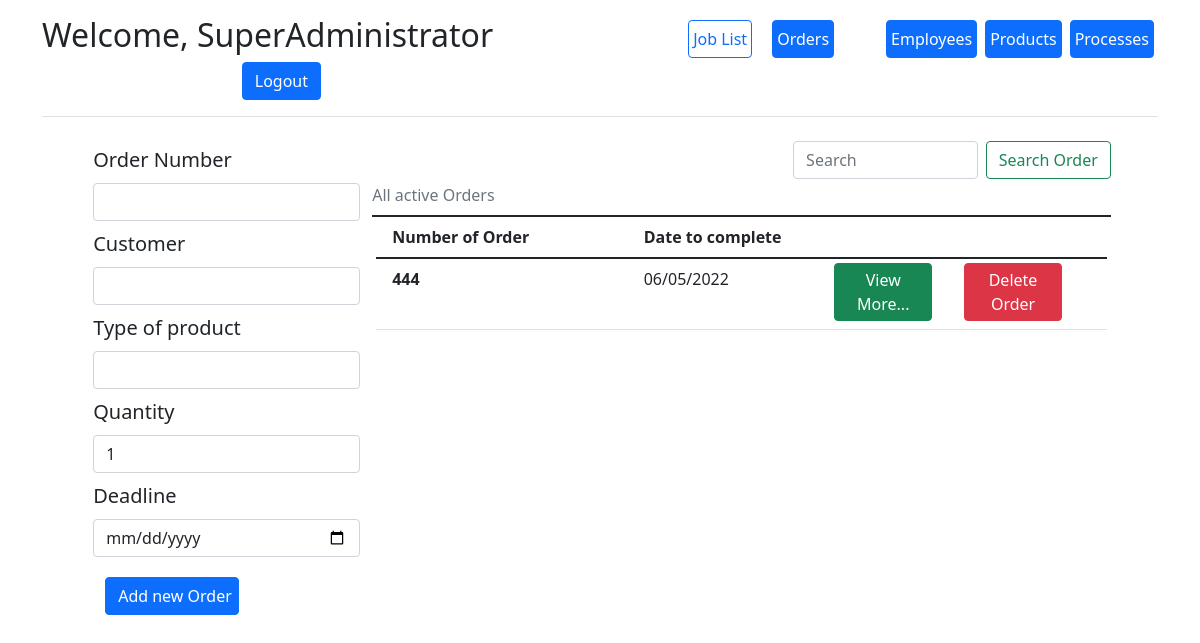
/add_order (signed in), run on an earlier commit of the app's database.
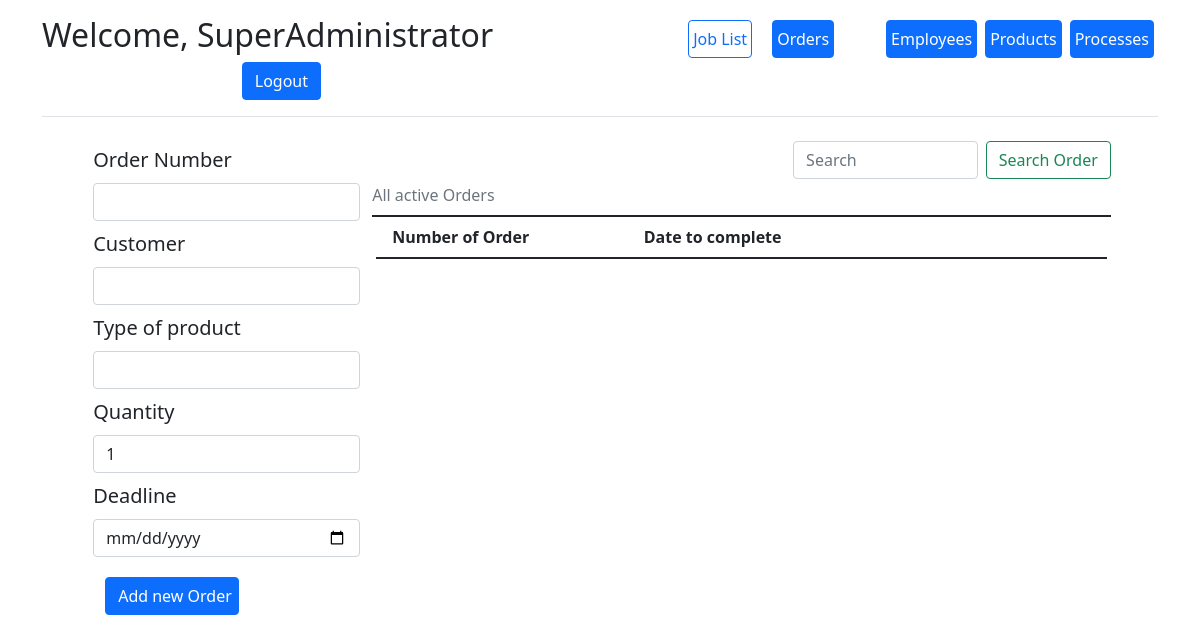
And on a later commit of the database.
### app/models.py (models this page shows)
class Order(db.Model):
    order_id = db.Column(db.Integer, primary_key=True, nullable=False)
    customer = db.Column("Name", db.String)
    quantity = db.Column("Quantity", db.Integer)
    completed = db.Column("Completed", db.Boolean, default=False)
    date_to_complete = db.Column("Date_to_complete", db.Date)
    products = db.relationship("Product", secondary=orders_products, back_populates="orders")
    processes_in_order = db.relationship('ProcessInOrder', backref='Order', lazy='dynamic')

### app/routes.py (the view, shortened to what this page needs)
@process_app.route('/add_order', methods=['get', 'post'])
@login_required
def add_order():
    table = models.Order.query.filter_by(completed=False).order_by(models.Order.date_to_complete.asc())
    form = AddOrder()
    form.product.choices = [
        (product.product_id, product.name) for product in models.Product.query.filter(models.Product.active)
    ]
    return render_template('add_order.html', form=form, table=table)

### app/forms.py
class AddOrder(FlaskForm):
    order_id = IntegerField("Order Number", validators=[InputRequired()])
    quantity = IntegerField("Quantity", validators=[InputRequired()], default=1)
    customer = StringField("Customer", validators=[InputRequired()])
    date = DateField("Deadline", validators=[InputRequired()])
    product = SelectField("Type of product", validators=[InputRequired()])
    submit = SubmitField()

### app/__init__.py (called while the page is built)
@login_manager.user_loader
def load_user(user_id):
    return Employee.query.get(int(user_id))

### app/templates/add_order.html (shortened to what this page needs)
{% extends "base.html" %}
{% block content %}
<div class="container">
    <div class="row g-3 justify-content-md-center">
        {% if current_user.admin %}
        <form action="" method="post" class="d-flex flex-column w-25  fs-5">
            {{ form.order_id.label(class="form-label m-1") }}
            {{ form.order_id(class="form-control m-1") }}
            {{ form.customer.label(class="form-label m-1") }}
            {{ form.customer(class="form-control m-1") }}
            {{ form.product.label(class="form-label m-1") }}
            {{ form.product(class="form-control m-1") }}
            {{ form.quantity.label(class="form-label m-1") }}
            {{ form.quantity(class="form-control m-1") }}
            {{ form.date.label(class="form-label m-1") }}
            {{ form.date(class="form-control m-1") }}
            {{ form.submit(class="btn btn-primary m-3 w-50", value="Add new Order") }}
        </form>
        {% endif %}
        <div class="col-8">
            <form class="d-flex justify-content-end" action="{{ url_for('search_order') }}" method="post">
                <div class="col">
                </div>
                <input class="form-control me-2 w-25" type="search" placeholder="Search" aria-label="Search Order"
                       name="search_field">
                <button class="btn btn-outline-success" type="submit">Search Order</button>
            </form>
            <p class="text-secondary  border-bottom border-dark border-2 lh-lg pb-1 mb-1">All active Orders</p>
            <div class=container>
                <div class="row border-bottom border-dark border-2">
                    <div class="col-4 pb-1 fw-bold lh-lg mx-1">Number of Order</div>
                    <div class="col-4 pb-1 fw-bold lh-lg mx-1">Date to complete</div>
                    <div class="w-25"></div>
                </div>
                {% for order in table %}
                <div class="row table-row border-bottom border-black-50 border-1">
                    <div class="col-4 pb-1 fw-bold lh-lg m-1">{{ order.order_id }}</div>
                    <div class="col-3 pb-1 fw-normal lh-lg m-1">{{ order.date_to_complete.strftime('%d/%m/%Y') }}</div>
                    <div class="col-2 pb-1 fw-normal lh-lg m-1">
                        <button type="button" data-bs-toggle="collapse" class="btn btn-success p-1"
                                data-bs-target="#o{{order.order_id}}"
                                aria-expanded="true" aria-controls="o{{order.order_id}}">View More...
                        </button>
                    </div>
                    <div class="col-2 pb-1 fw-bold lh-lg m-1">
                        <a href="{{ url_for('remove_order', order_id=order.order_id) }}" class="btn btn-danger p-1">Delete
                            Order</a>
                    </div>
                </div>
                {% endfor %}
            </div>
        </div>
    </div>
</div>
{% endblock %}

What changed in the data, as far as the page shows it:
removed Order: order_id "444", date_to_complete "06/05/2022"
